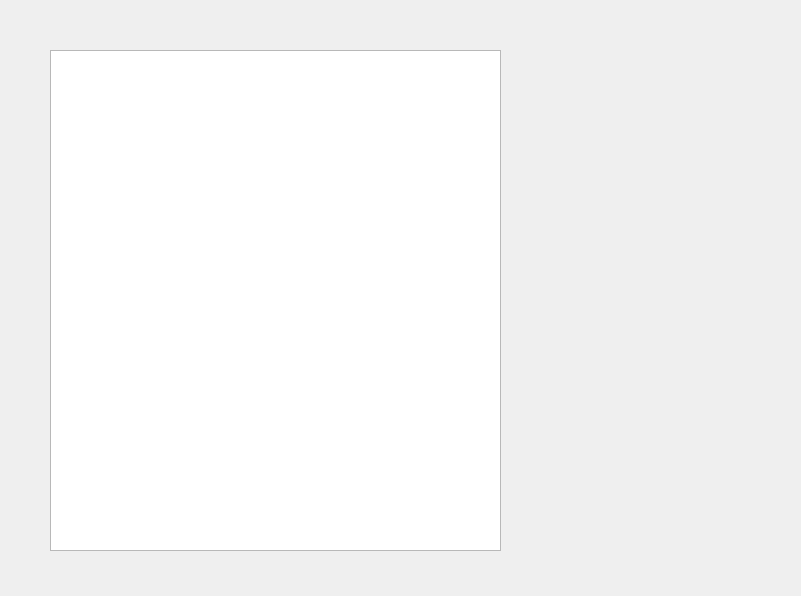
<?xml version="1.0" encoding="UTF-8"?>
<ui version="4.0">
 <class>sortby_category</class>
 <widget class="QDialog" name="sortby_category">
  <property name="geometry">
   <rect>
    <x>0</x>
    <y>0</y>
    <width>801</width>
    <height>596</height>
   </rect>
  </property>
  <property name="windowTitle">
   <string>Dialog</string>
  </property>
  <widget class="QTableView" name="tableView">
   <property name="geometry">
    <rect>
     <x>50</x>
     <y>50</y>
     <width>451</width>
     <height>501</height>
    </rect>
   </property>
  </widget>
 </widget>
 <resources/>
 <connections/>
</ui>
